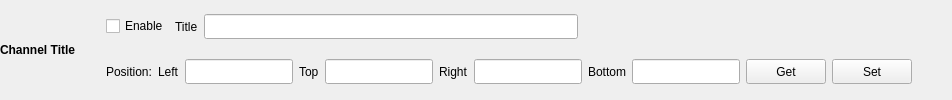
             <widget class="QWidget" name="widget_9" native="true">
              <property name="minimumSize">
               <size>
                <width>0</width>
                <height>0</height>
               </size>
              </property>
              <layout class="QHBoxLayout" name="horizontalLayout_11">
               <property name="leftMargin">
                <number>0</number>
               </property>
               <property name="topMargin">
                <number>0</number>
               </property>
               <property name="rightMargin">
                <number>0</number>
               </property>
               <property name="bottomMargin">
                <number>0</number>
               </property>
               <item>
                <widget class="QWidget" name="widget_10" native="true">
                 <layout class="QVBoxLayout" name="verticalLayout_3">
                  <property name="leftMargin">
                   <number>0</number>
                  </property>
                  <property name="topMargin">
                   <number>0</number>
                  </property>
                  <property name="rightMargin">
                   <number>0</number>
                  </property>
                  <property name="bottomMargin">
                   <number>0</number>
                  </property>
                  <item>
                   <widget class="QLabel" name="label_21">
                    <property name="minimumSize">
                     <size>
                      <width>100</width>
                      <height>25</height>
                     </size>
                    </property>
                    <property name="maximumSize">
                     <size>
                      <width>16777215</width>
                      <height>25</height>
                     </size>
                    </property>
                    <property name="font">
                     <font>
                      <weight>75</weight>
                      <bold>true</bold>
                     </font>
                    </property>
                    <property name="text">
                     <string>Channel Title</string>
                    </property>
                   </widget>
                  </item>
                 </layout>
                </widget>
               </item>
               <item>
                <layout class="QVBoxLayout" name="verticalLayout_13">
                 <item>
                  <layout class="QHBoxLayout" name="horizontalLayout_9">
                   <item>
                    <widget class="QCheckBox" name="channelTitleCheck">
                     <property name="text">
                      <string>Enable</string>
                     </property>
                    </widget>
                   </item>
                   <item>
                    <widget class="QLabel" name="label_27">
                     <property name="text">
                      <string>Title</string>
                     </property>
                    </widget>
                   </item>
                   <item>
                    <widget class="QLineEdit" name="channelTitleNameEdit">
                     <property name="minimumSize">
                      <size>
                       <width>0</width>
                       <height>25</height>
                      </size>
                     </property>
                     <property name="maximumSize">
                      <size>
                       <width>16777215</width>
                       <height>25</height>
                      </size>
                     </property>
                    </widget>
                   </item>
                   <item>
                    <spacer name="horizontalSpacer_8">
                     <property name="orientation">
                      <enum>Qt::Horizontal</enum>
                     </property>
                     <property name="sizeHint" stdset="0">
                      <size>
                       <width>40</width>
                       <height>20</height>
                      </size>
                     </property>
                    </spacer>
                   </item>
                  </layout>
                 </item>
                 <item>
                  <layout class="QHBoxLayout" name="horizontalLayout_10">
                   <item>
                    <widget class="QLabel" name="label_22">
                     <property name="minimumSize">
                      <size>
                       <width>0</width>
                       <height>25</height>
                      </size>
                     </property>
                     <property name="maximumSize">
                      <size>
                       <width>16777215</width>
                       <height>25</height>
                      </size>
                     </property>
                     <property name="text">
                      <string>Position:</string>
                     </property>
                    </widget>
                   </item>
                   <item>
                    <widget class="QLabel" name="label_23">
                     <property name="minimumSize">
                      <size>
                       <width>0</width>
                       <height>25</height>
                      </size>
                     </property>
                     <property name="maximumSize">
                      <size>
                       <width>16777215</width>
                       <height>25</height>
                      </size>
                     </property>
                     <property name="text">
                      <string>Left</string>
                     </property>
                    </widget>
                   </item>
                   <item>
                    <widget class="QLineEdit" name="channelTitleLeftEdit">
                     <property name="minimumSize">
                      <size>
                       <width>0</width>
                       <height>25</height>
                      </size>
                     </property>
                     <property name="maximumSize">
                      <size>
                       <width>16777215</width>
                       <height>25</height>
                      </size>
                     </property>
                    </widget>
                   </item>
                   <item>
                    <widget class="QLabel" name="label_24">
                     <property name="minimumSize">
                      <size>
                       <width>0</width>
                       <height>25</height>
                      </size>
                     </property>
                     <property name="maximumSize">
                      <size>
                       <width>16777215</width>
                       <height>25</height>
                      </size>
                     </property>
                     <property name="text">
                      <string>Top</string>
                     </property>
                    </widget>
                   </item>
                   <item>
                    <widget class="QLineEdit" name="channelTitleTopEdit">
                     <property name="minimumSize">
                      <size>
                       <width>0</width>
                       <height>25</height>
                      </size>
                     </property>
                     <property name="maximumSize">
                      <size>
                       <width>16777215</width>
                       <height>25</height>
                      </size>
                     </property>
                    </widget>
                   </item>
                   <item>
                    <widget class="QLabel" name="label_25">
                     <property name="minimumSize">
                      <size>
                       <width>0</width>
                       <height>25</height>
                      </size>
                     </property>
                     <property name="maximumSize">
                      <size>
                       <width>16777215</width>
                       <height>25</height>
                      </size>
                     </property>
                     <property name="text">
                      <string>Right</string>
                     </property>
                    </widget>
                   </item>
                   <item>
                    <widget class="QLineEdit" name="channelTitleRightEdit">
                     <property name="minimumSize">
                      <size>
                       <width>0</width>
                       <height>25</height>
                      </size>
                     </property>
                     <property name="maximumSize">
                      <size>
                       <width>16777215</width>
                       <height>25</height>
                      </size>
                     </property>
                    </widget>
                   </item>
                   <item>
                    <widget class="QLabel" name="label_26">
                     <property name="minimumSize">
                      <size>
                       <width>0</width>
                       <height>25</height>
                      </size>
                     </property>
                     <property name="maximumSize">
                      <size>
                       <width>16777215</width>
                       <height>25</height>
                      </size>
                     </property>
                     <property name="text">
                      <string>Bottom</string>
                     </property>
                    </widget>
                   </item>
                   <item>
                    <widget class="QLineEdit" name="channelTitleBottonEdit">
                     <property name="minimumSize">
                      <size>
                       <width>0</width>
                       <height>25</height>
                      </size>
                     </property>
                     <property name="maximumSize">
                      <size>
                       <width>16777215</width>
                       <height>25</height>
                      </size>
                     </property>
                    </widget>
                   </item>
                   <item>
                    <widget class="QPushButton" name="channelTitleGetBtn">
                     <property name="minimumSize">
                      <size>
                       <width>0</width>
                       <height>25</height>
                      </size>
                     </property>
                     <property name="maximumSize">
                      <size>
                       <width>16777215</width>
                       <height>25</height>
                      </size>
                     </property>
                     <property name="text">
                      <string>Get</string>
                     </property>
                    </widget>
                   </item>
                   <item>
                    <widget class="QPushButton" name="channelTitleSetBtn">
                     <property name="minimumSize">
                      <size>
                       <width>0</width>
                       <height>25</height>
                      </size>
                     </property>
                     <property name="maximumSize">
                      <size>
                       <width>16777215</width>
                       <height>25</height>
                      </size>
                     </property>
                     <property name="text">
                      <string>Set</string>
                     </property>
                    </widget>
                   </item>
                   <item>
                    <spacer name="horizontalSpacer_10">
                     <property name="orientation">
                      <enum>Qt::Horizontal</enum>
                     </property>
                     <property name="sizeHint" stdset="0">
                      <size>
                       <width>40</width>
                       <height>20</height>
                      </size>
                     </property>
                    </spacer>
                   </item>
                  </layout>
                 </item>
                </layout>
               </item>
              </layout>
             </widget>
